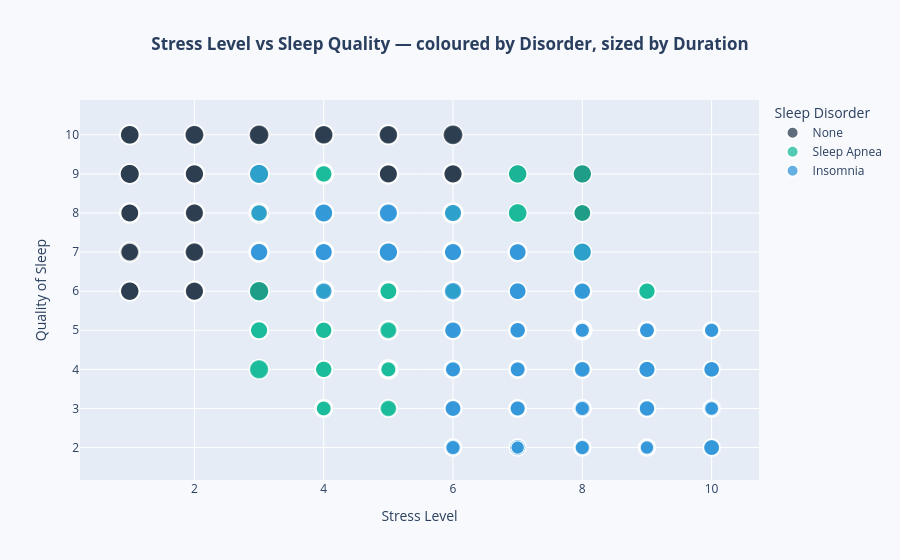

The notebook cell this image was saved under:
### Code cell
fig = px.scatter(df, x='Stress Level', y='Quality of Sleep',
                 color='Sleep Disorder', size='Sleep Duration',
                 hover_data=['Age', 'Occupation', 'BMI Category'],
                 title='<b>Stress Level vs Sleep Quality — coloured by Disorder, sized by Duration</b>',
                 color_discrete_sequence=PALETTE,
                 opacity=0.75)
fig.update_layout(title_x=0.5, paper_bgcolor='#F7F9FC')
fig.show()
print(' Clear negative trend: higher stress → lower sleep quality. Sleep Apnea clusters at high stress.')

### Figure 1 — Plotly figure (JSON) as saved in the notebook; plotly's stock layout.template omitted (floating-point values rounded to 4 significant figures; data arrays with more than 128 entries replaced by an {"elided": "..."} marker saying what was removed)
{"data": [{"customdata": {"elided": "24651x3 mixed values"}, "hovertemplate": "Sleep Disorder=None<br>Stress Level=%{x}<br>Quality of Sleep=%{y}<br>Sleep Duration=%{marker.size}<br>Age=%{customdata[0]}<br>Occupation=%{customdata[1]}<br>BMI Category=%{customdata[2]}<extra></extra>", "legendgroup": "None", "marker": {"color": "#2C3E50", "opacity": 0.75, "size": {"elided": "24651 float values"}, "sizemode": "area", "sizeref": 0.0225, "symbol": "circle"}, "mode": "markers", "name": "None", "showlegend": true, "type": "scattergl", "x": {"elided": "24651 int values"}, "xaxis": "x", "y": {"elided": "24651 int values"}, "yaxis": "y"}, {"customdata": {"elided": "14063x3 mixed values"}, "hovertemplate": "Sleep Disorder=Sleep Apnea<br>Stress Level=%{x}<br>Quality of Sleep=%{y}<br>Sleep Duration=%{marker.size}<br>Age=%{customdata[0]}<br>Occupation=%{customdata[1]}<br>BMI Category=%{customdata[2]}<extra></extra>", "legendgroup": "Sleep Apnea", "marker": {"color": "#1ABC9C", "opacity": 0.75, "size": {"elided": "14063 float values"}, "sizemode": "area", "sizeref": 0.0225, "symbol": "circle"}, "mode": "markers", "name": "Sleep Apnea", "showlegend": true, "type": "scattergl", "x": {"elided": "14063 int values"}, "xaxis": "x", "y": {"elided": "14063 int values"}, "yaxis": "y"}, {"customdata": {"elided": "13786x3 mixed values"}, "hovertemplate": "Sleep Disorder=Insomnia<br>Stress Level=%{x}<br>Quality of Sleep=%{y}<br>Sleep Duration=%{marker.size}<br>Age=%{customdata[0]}<br>Occupation=%{customdata[1]}<br>BMI Category=%{customdata[2]}<extra></extra>", "legendgroup": "Insomnia", "marker": {"color": "#3498DB", "opacity": 0.75, "size": {"elided": "13786 float values"}, "sizemode": "area", "sizeref": 0.0225, "symbol": "circle"}, "mode": "markers", "name": "Insomnia", "showlegend": true, "type": "scattergl", "x": {"elided": "13786 int values"}, "xaxis": "x", "y": {"elided": "13786 int values"}, "yaxis": "y"}], "layout": {"legend": {"itemsizing": "constant", "title": {"text": "Sleep Disorder"}, "tracegroupgap": 0}, "paper_bgcolor": "#F7F9FC", "title": {"text": "<b>Stress Level vs Sleep Quality — coloured by Disorder, sized by Duration</b>", "x": 0.5}, "xaxis": {"anchor": "y", "domain": [0, 1], "title": {"text": "Stress Level"}}, "yaxis": {"anchor": "x", "domain": [0, 1], "title": {"text": "Quality of Sleep"}}}}
